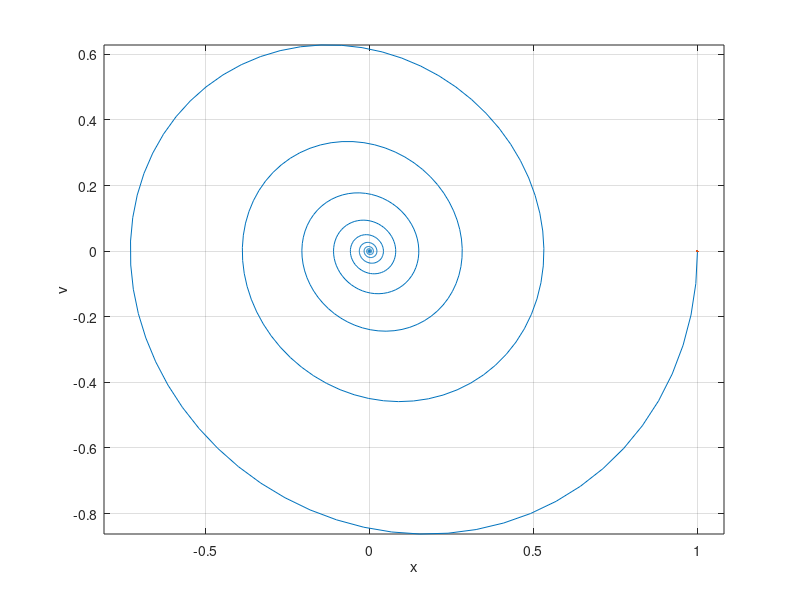

Source code (MATLAB):
global om2;
global mu;
om2 = 1;
mu = 0.1;

function xdot=oas(x, t)
  global om2
  global mu
  A = [0, 1; -om2, -2*mu];
  xdot = A*x;
endfunction

t = 0:0.1:200;
x0 = [1; 0];

x = lsode("oas", x0, t);

title('Oscillatore Armonico Smorzato')

axis([-1.5 1.5 -1.5 1.5])
plot(x(:,1), x(:,2), x0(1), x0(2))
axis("equal")
xlabel('x')
ylabel('v')
grid on
# print ('oscillatore_smorzato_fase.svg')
